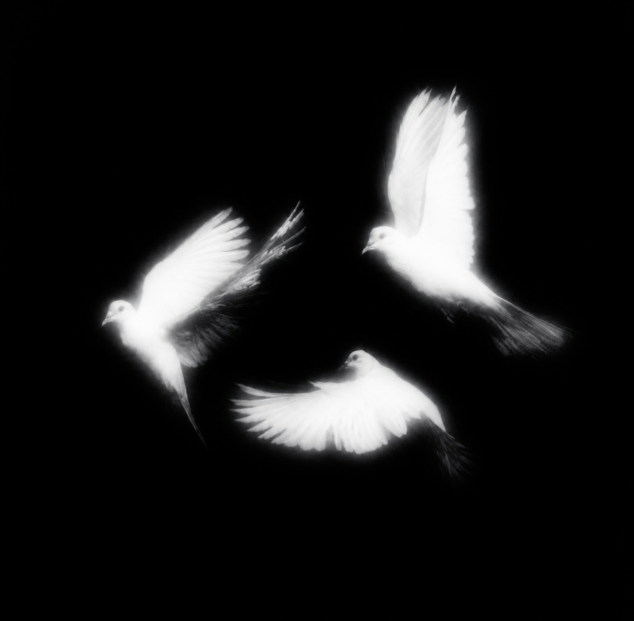
#> input picture birds_mejoradas.png, 1268 x 1241 px (shown at 1/2 size)
$ python -i aves_luminosas.py   (imports and definitions only)
#> lines starting #> are read from the running program, lines starting #| are printed output that depends on the picture
from __future__ import annotations

import math
from pathlib import Path
import sys
import time
from dataclasses import dataclass


SCENE_WIDTH = 960
SCENE_HEIGHT = 720
REFERENCE_SIZE = (736, 723)
BACKGROUND = "#000000"
INITIAL_PAUSE = 0.12
BIRD_DURATION = 2.6
BIRD_OVERLAP = 0.35
BIRD_INTERVAL = BIRD_DURATION - BIRD_OVERLAP
DURATION = INITIAL_PAUSE + BIRD_DURATION + 2 * BIRD_INTERVAL
FRAME_MS = 25


IMAGE_PATH = Path(__file__).resolve().with_name("birds_mejoradas.png")
ORIGINAL_IMAGE_PATH = Path(__file__).resolve().with_name("birds.jpg")


BIRD_SHAPES = (
    ((176, 379),
     ((97, 325), (155, 282), (247, 219), (309, 232), (359, 213),
      (383, 279), (328, 350), (275, 391), (249, 426), (261, 477),
      (259, 551), (200, 553), (180, 487), (119, 429), (94, 382))),
    ((479, 306),
     ((397, 261), (425, 215), (434, 141), (459, 83), (533, 85),
      (565, 149), (573, 261), (601, 321), (681, 363), (690, 422),
      (622, 443), (548, 396), (490, 367), (434, 331), (394, 307))),
    ((430, 461),
     ((264, 435), (355, 428), (397, 382), (458, 388), (508, 439),
      (554, 494), (581, 573), (501, 588), (467, 543), (400, 552),
      (292, 537), (239, 491), (242, 451))),
)


@dataclass(frozen=True)
class BirdLayer:
    light: object
    distance: object
    start: float


def load_pillow():
    """Import lazily so even a missing dependency produces a useful message."""
    try:
        from PIL import Image, ImageChops, ImageDraw, ImageFilter
    except ImportError as exc:
        raise RuntimeError(
            "python -m pip install -r requirements.txt"
        ) from exc
    return Image, ImageChops, ImageDraw, ImageFilter


# [4 lines left out: function bird_progress, not called in this run]


def reveal_front(progress: float) -> float:
    return -10 + max(0.0, min(1.0, progress)) * 275


# [6 lines left out: function fit_scene, not called in this run]


def build_birds(path: Path | None = None) -> tuple[tuple[int, int], list[BirdLayer]]:
    Image, ImageChops, ImageDraw, ImageFilter = load_pillow()
    if path is None:
        path = IMAGE_PATH if IMAGE_PATH.is_file() else ORIGINAL_IMAGE_PATH
    try:
        with Image.open(path) as source:
#> source is the input picture: PIL image 1268x1241 RGB; mean R, G, B 26, 26, 26
            gray = source.convert("L")
    except FileNotFoundError as exc:
        raise RuntimeError(f"No se encontró la imagen:\n{path}") from exc
    except OSError as exc:
        raise RuntimeError(f"No se pudo leer la imagen:\n{path}\n{exc}") from exc

    width, height = gray.size
#> width = 1268; height = 1241
    sx, sy = width / REFERENCE_SIZE[0], height / REFERENCE_SIZE[1]
#> sx = 1.72; sy = 1.72
    if Path(path).resolve() == ORIGINAL_IMAGE_PATH:
        gray = Image.blend(gray, gray.filter(ImageFilter.MedianFilter(3)), 0.35)
        smoothing = 0.65
    else:
        smoothing = 0.25
    gray = gray.filter(ImageFilter.GaussianBlur(smoothing * min(sx, sy)))
    tones = []
    for value in range(256):
        strength = max(0.0, min(1.0, (value - 22) / 215))
        tones.append(min(255, round(255 * strength ** 1.12 * 1.09)))
    cleaned = gray.point(tones)
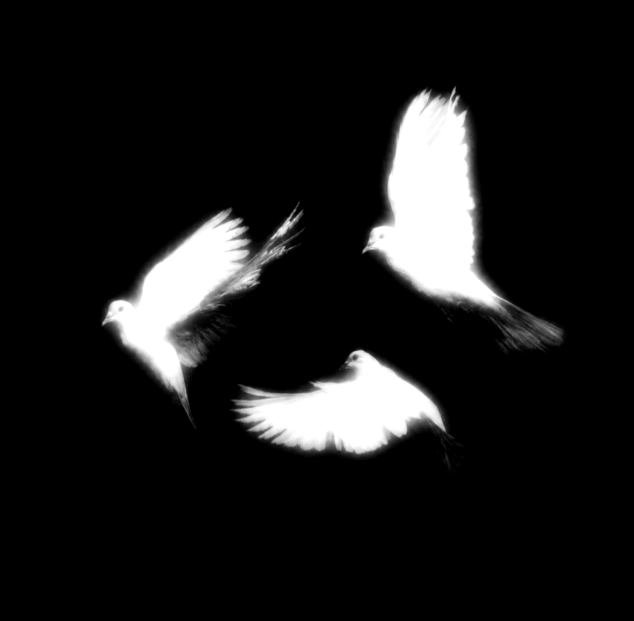
#> cleaned: PIL image 1268x1241 L (shown at 1/2 size); min 0, max 255, mean 26.1
    birds = []

    for index, (origin, polygon) in enumerate(BIRD_SHAPES):
        mask = Image.new("L", gray.size)
        ImageDraw.Draw(mask).polygon(
            [(round(x * sx), round(y * sy)) for x, y in polygon], fill=255,
        )
        mask = mask.filter(ImageFilter.GaussianBlur(3 * min(sx, sy)))
        light = ImageChops.multiply(cleaned, mask)
        bounds = light.getbbox()
        if bounds is None:
            raise RuntimeError("La imagen no contiene las aves esperadas.")
        ox, oy = origin[0] * sx, origin[1] * sy
        pixels = light.load()
        maximum = 1.0
        for y in range(bounds[1], bounds[3]):
            for x in range(bounds[0], bounds[2]):
                if pixels[x, y] >= 8:
                    maximum = max(maximum, math.hypot((x - ox) / sx, (y - oy) / sy))
        distances = bytearray([255]) * (width * height)
        for y in range(bounds[1], bounds[3]):
            for x in range(bounds[0], bounds[2]):
                radius = math.hypot((x - ox) / sx, (y - oy) / sy)
                distances[y * width + x] = min(255, round(radius / maximum * 238))
        field = Image.frombytes("L", gray.size, bytes(distances))
        start = INITIAL_PAUSE + index * BIRD_INTERVAL
        birds.append(BirdLayer(light, field, start))
#> this loop made 3 passes
#> bounds on passes 1 to 3: (198, 401, 612, 872), (722, 171, 1142, 710), (457, 693, 932, 949)
#> pass 1, in build_birds, `mask = mask.filter(ImageFilter.GaussianBlur(3 * min(sx, sy)))`:
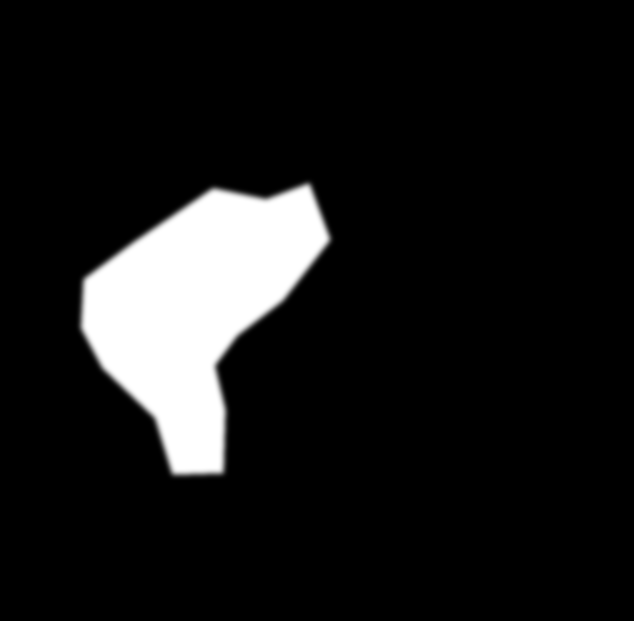
#> mask: PIL image 1268x1241 L (shown at 1/2 size); min 0, max 255, mean 24.8
#> pass 1, in build_birds, `light = ImageChops.multiply(cleaned, mask)`:
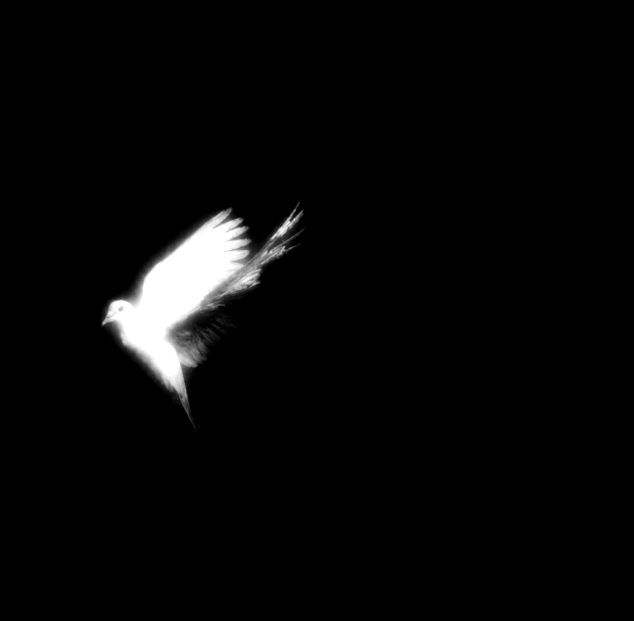
#> light: PIL image 1268x1241 L (shown at 1/2 size); min 0, max 255, mean 7.7
#> pass 1, in build_birds, `field = Image.frombytes("L", gray.size, bytes(distances))`:
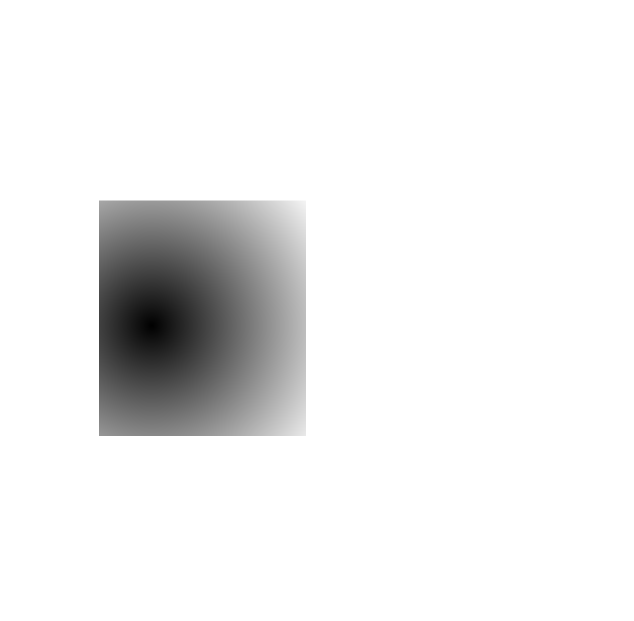
#> field: PIL image 1268x1241 L (shown at 1/2 size); min 0, max 255, mean 238
#> after the loop:
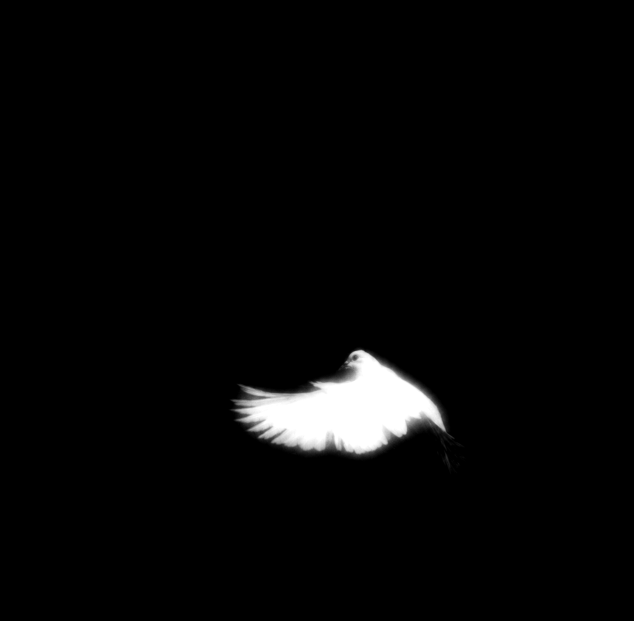
#> light: PIL image 1268x1241 L (shown at 1/2 size); min 0, max 255, mean 7.3
#> after the loop:
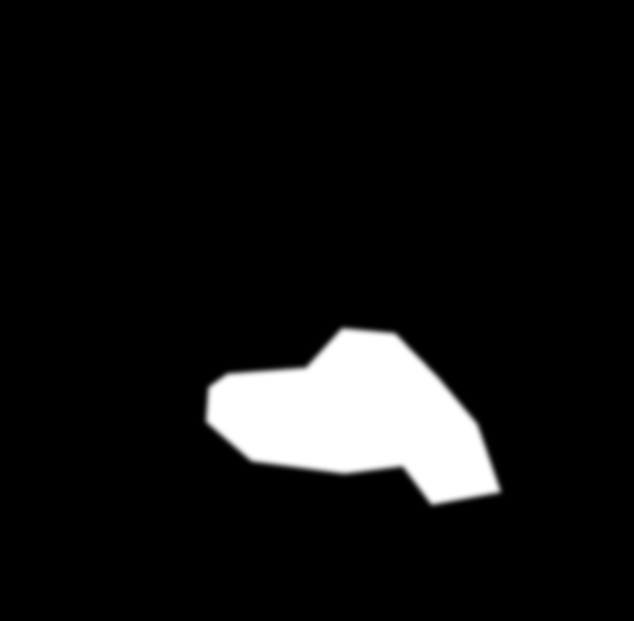
#> mask: PIL image 1268x1241 L (shown at 1/2 size); min 0, max 255, mean 19.6
#> after the loop, birds = 3 items
    return gray.size, birds


class Renderer:
    """Downsample once with antialiasing; animate in display resolution."""

    # [18 lines left out: function __init__, not called in this run]

    def reset(self):
        self.completed = self.Image.new("L", self.source_size)
        self.completed_count = 0

    # [106 lines left out: functions glow, render, main, not called in this run]


# [2 lines not run here, left out]

>>> result = build_birds()
